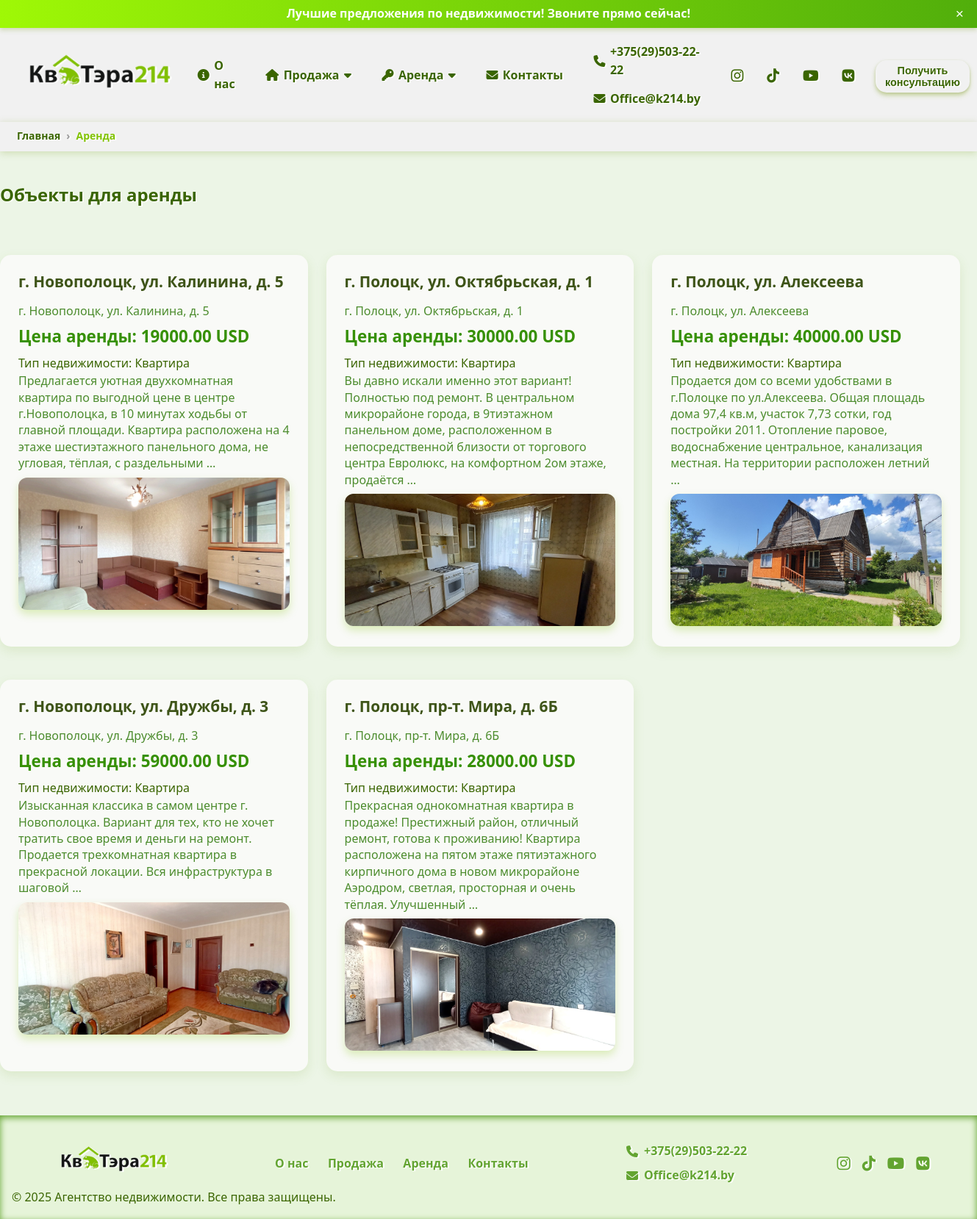
Page /rent on the earlier database version.
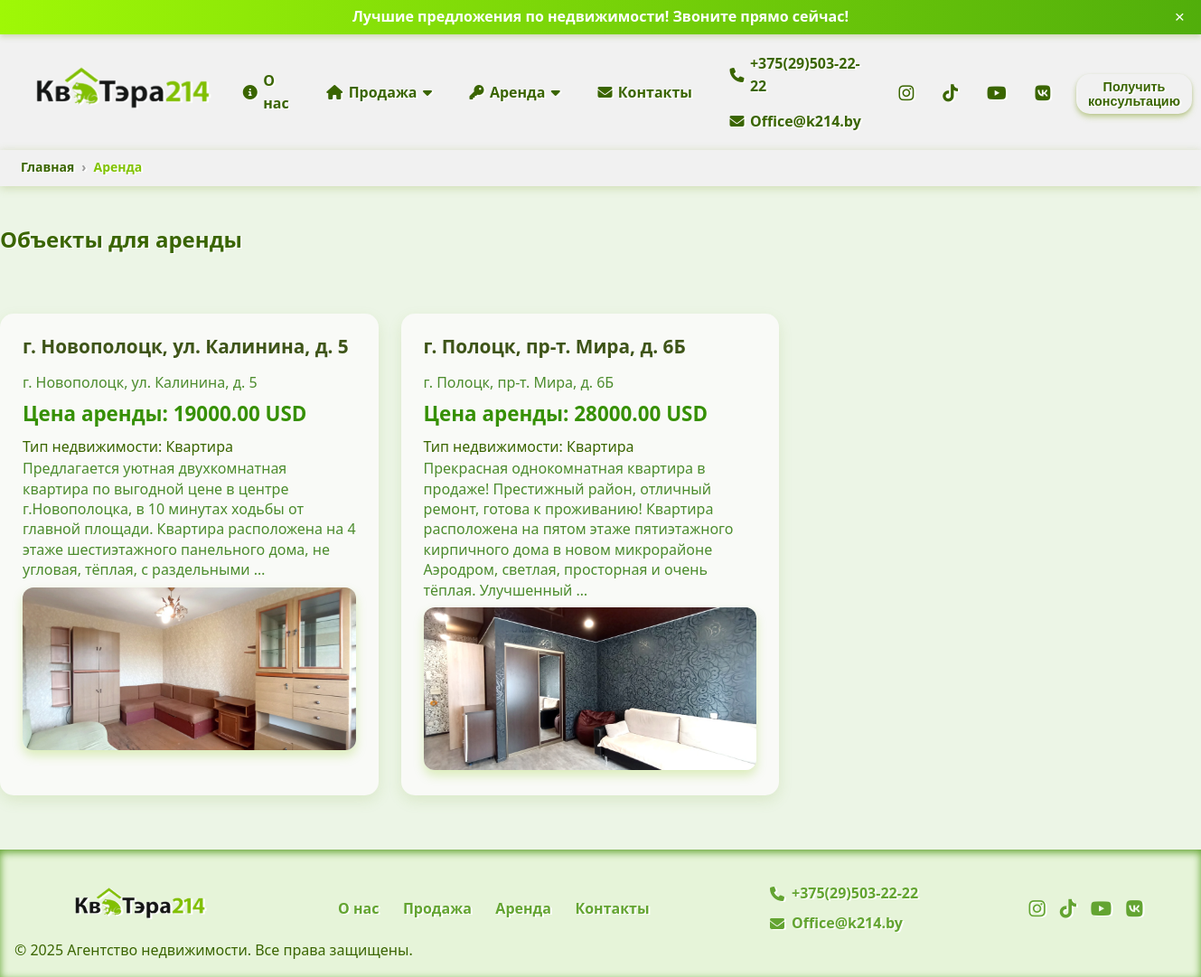
Same page on the later database version.
### webapp/models.py (models this page shows, shortened)
class SocialNetwork(models.Model):
    contact = models.ForeignKey(Contact, related_name='social_networks', on_delete=models.CASCADE)
    name = models.CharField(max_length=100)
    url = models.URLField()
    icon = models.CharField(max_length=100, help_text='Название иконки (например, fa-facebook) или путь')

class Property(models.Model):
    CURRENCY_CHOICES = [
        ('USD', 'USD'),
        ('BYN', 'BYN'),
    ]
    name = models.CharField(max_length=255)
    slug = models.SlugField(max_length=255, unique=True, blank=True, null=True)
    description = models.TextField()
    notes = models.TextField(default='Примечание')
    address = models.CharField(max_length=500)
    price = models.DecimalField(max_digits=12, decimal_places=2)
    floor = models.TextField(help_text='Этаж', default=0)
    many_rooms = models.TextField(help_text='Сколько комнат', default=0)
    area = models.FloatField(help_text='Площадь в квадратных метрах')
    area_ga = models.FloatField(help_text='Площадь в гектарах/сотках', null=True, blank=True)
    date_posted = models.DateField(auto_now_add=True)
    is_sale = models.BooleanField(default=True)
    is_rent = models.BooleanField(default=True)
    is_active_new = models.BooleanField(default=True)
    is_active_house = models.BooleanField(default=True)
    is_active_country_house = models.BooleanField(default=True)
    is_active_apartment = models.BooleanField(default=True)
    is_active_sold = models.BooleanField(default=False)
    contacts = models.ManyToManyField(Contact, related_name='properties')
    currency = models.CharField(max_length=3, choices=CURRENCY_CHOICES, default='USD')

class PropertyPhoto(models.Model):
    property = models.ForeignKey(Property, related_name='photos', on_delete=models.CASCADE)
    photo = models.ImageField(upload_to='property_photos/')
    alt_text = models.CharField(max_length=255, blank=True)

### webapp/views.py (the view, shortened to what this page needs)
# urls.py: path('rent', views.rent, name='rent'),
def rent(request):
    properties = Property.objects.filter(is_rent=True)  # добавляем фильтр по аренде
    property_types = request.GET.getlist('property_type')
    direction = request.GET.get('direction', '').strip()
    if direction:
        properties = properties.filter(address__icontains=direction)
    price_min = request.GET.get('price_min')
    if price_min:
        try:
            price_min = float(price_min)
            properties = properties.filter(price__gte=price_min)
        except (ValueError, TypeError):
            pass
    price_max = request.GET.get('price_max')
    if price_max:
        try:
            price_max = float(price_max)
            properties = properties.filter(price__lte=price_max)
        except (ValueError, TypeError):
            pass
    currency = request.GET.get('currency')
    if currency in dict(Property.CURRENCY_CHOICES).keys():
        properties = properties.filter(currency=currency.upper())
    context = {
        'properties': properties,
    }
    return render(request, 'webapp/rent_page.html', context)

### webapp/context_processors.py (called while the page is built)
def contact_data(request):
    contact = Contact.objects.prefetch_related('social_networks').first()
    return {
        'contact': contact,
    }

### webapp/templates/webapp/rent_page.html (shortened to what this page needs)
{% extends 'main/base.html' %}
{% load static %}
{% block content %}
    <nav class="breadcrumb-container" aria-label="breadcrumb">
        <ol class="breadcrumb-list">
            <li class="breadcrumb-item">
                <a href="{% url 'index' %}" class="nav-link">Главная</a>
            </li>
            <li class="breadcrumb-item active" aria-current="page">Аренда</li>
        </ol>
    </nav>
    <section>
        <div class="rent-container">
            <h1 class="page-title">Объекты для аренды</h1>
            {% if properties %}
                <div class="properties-list">
                    {% for property in properties %}
                        <div class="property-card">
                            <h2 class="property-name">
                                <a href="{% url 'rent_single' property.slug %}">{{ property.name }}</a>
                            </h2>
                            <p class="property-address">{{ property.address }}</p>
                            <p class="property-price">Цена аренды: {{ property.price }} USD</p>
                            <p class="property-type">
                                Тип недвижимости:
                                {% if property.is_active_apartment %}
                                    Квартира
                                {% elif property.is_active_house %}
                                    Дом
                                {% elif property.is_active_country_house %}
                                    Дача
                                {% elif property.is_active_new %}
                                    Новостройка
                                {% elif property.is_active_sold %}
                                    Продано
                                {% else %}
                                    Другой тип
                                {% endif %}
                            </p>
                            <p class="property-description">{{ property.description|truncatewords:30 }}</p>
                            <a href="{% url 'rent_single' property.slug %}">
                                {% if property.photos.all %}
                                    <div class="property-photos">
                                        <img src="{{ property.photos.all.0.photo.url }}"
                                             alt="{{ property.photos.all.0.alt_text }}"
                                             class="property-main-photo"/>
                                    </div>
                                {% endif %}
                            </a>
                        </div>
                    {% endfor %}
                </div>
            {% endif %}
        </div>
    </section>
{% endblock %}

### templates/main/base.html (shortened to what this page needs)
{% load static %}
<!DOCTYPE html>
<html lang="ru">
<head>
  <link href="https://cdnjs.cloudflare.com/ajax/libs/font-awesome/6.4.0/css/all.min.css" rel="stylesheet" />
  <link rel="stylesheet" href="{% static 'webapp/css/style.css' %}" />
</head>
<body>
  <div id="top-bar" class="top-bar">
    <span>Лучшие предложения по недвижимости! Звоните прямо сейчас!</span>
    <button class="close-button" aria-label="Закрыть">&times;</button>
  </div>
  <header class="header">
      <div class="container header-container">
          <div class="logo">
              <a href="{% url 'index' %}">
                  <img src="{% static 'webapp/images/logo_kvatera.png' %}" alt="Логотип агентства"/>
              </a>
          </div>
          <nav id="navMenu" class="nav" aria-hidden="true">
              <ul class="menu">
                  <li><a href="{% url 'about' %}"><i class="fa-solid fa-info-circle"></i> О нас</a></li>
                  <li class="dropdown sale-dropdown">
                      <a href="{% url 'sale' %}"><i class="fa-solid fa-house"></i> Продажа <i
                              class="fa fa-caret-down"></i></a>
                  </li>
                  <li class="dropdown rent-dropdown">
                      <a href="{% url 'rent' %}"><i class="fa-solid fa-key"></i> Аренда <i class="fa fa-caret-down"></i></a>
                  </li>
                  <li><a href="{% url 'contacts' %}"><i class="fa-solid fa-envelope"></i> Контакты</a></li>
                  <li class="contacts-menu">
                      <a href="tel:{{ contact.phone|urlencode }}"><i class="fa-solid fa-phone"></i> {{ contact.phone }}
                      </a>
                      <a href="mailto:{{ contact.email|urlencode }}"><i
                              class="fa-solid fa-envelope"></i> {{ contact.email }}</a>
                  </li>
                  <li class="social-menu">
                      {% for social in contact.social_networks.all %}
                          <a href="{{ social.url }}" aria-label="{{ social.name }}" target="_blank"
                             rel="noopener noreferrer">
                              <i class="{{ social.icon }}"></i>
                          </a>
                      {% empty %}
                          <span>Соцсетей нет</span>
                      {% endfor %}
                  </li>
                  <li>
                      <button class="btn-consultation" id="openConsultationBtn">Получить консультацию</button>
                  </li>
              </ul>
          </nav>
      </div>
  </header>
  {% block content %}{% endblock %}
    <footer class="footer">
        <div class="container footer-container">
            <div class="footer-logo">
                <img src="{% static 'webapp/images/logo_kvatera.png' %}" alt="Логотип агентства"/>
            </div>
            <nav class="footer-menu">
                <a href="#about">О нас</a>
                <a href="#sale-house">Продажа</a>
                <a href="#rent-house">Аренда</a>
                <a href="{% url 'contacts' %}">Контакты</a>
            </nav>
            <div class="footer-contacts">
                <p>
                    <i class="fa-solid fa-phone"></i>
                    <a href="tel:{{ contact.phone|urlencode }}">{{ contact.phone }}</a>
                </p>
                <p>
                    <i class="fa-solid fa-envelope"></i>
                    <a href="mailto:{{ contact.email|urlencode }}">{{ contact.email }}</a>
                </p>
            </div>
            <div class="footer-social">
                {% for social in contact.social_networks.all %}
                    <a href="{{ social.url }}" aria-label="{{ social.name }}" target="_blank" rel="noopener noreferrer">
                        <i class="{{ social.icon }}"></i>
                    </a>
                {% empty %}
                    <p>Соцсетей нет</p>
                {% endfor %}
            </div>
        </div>
        <div class="copyright">
            &copy; 2025 Агентство недвижимости. Все права защищены.
        </div>
    </footer>
</body>
</html>

Differences in the rows shown:
no longer on this page (row edited): Property: name "г. Полоцк, ул. Октябрьская, д. 1", address "г. Полоцк, ул. Октябрьская, д. 1", price "30000.00", is_active_apartment "Квартира", description "Вы давно искали именно этот вариант! Полностью под ремонт. В центральном микрорайоне города, в 9тиэтажном панельном доме, расположенном в непосредственной близости от торгового центра Евролюкс, на комфортном 2ом этаже, продаётся …", photos.all.0.photo (picture)
no longer on this page (row edited): Property: name "г. Полоцк, ул. Алексеева", address "г. Полоцк, ул. Алексеева", price "40000.00", is_active_apartment "Квартира", description "Продается дом со всеми удобствами в г.Полоцке по ул.Алексеева. Общая площадь дома 97,4 кв.м, участок 7,73 сотки, год постройки 2011. Отопление паровое, водоснабжение центральное, канализация местная. На территории расположен летний …", photos.all.0.photo (picture)
no longer on this page (row edited): Property: name "г. Новополоцк, ул. Дружбы, д. 3", address "г. Новополоцк, ул. Дружбы, д. 3", price "59000.00", is_active_apartment "Квартира", description "Изысканная классика в самом центре г. Новополоцка. Вариант для тех, кто не хочет тратить свое время и деньги на ремонт. Продается трехкомнатная квартира в прекрасной локации. Вся инфраструктура в шаговой …", photos.all.0.photo (picture)
